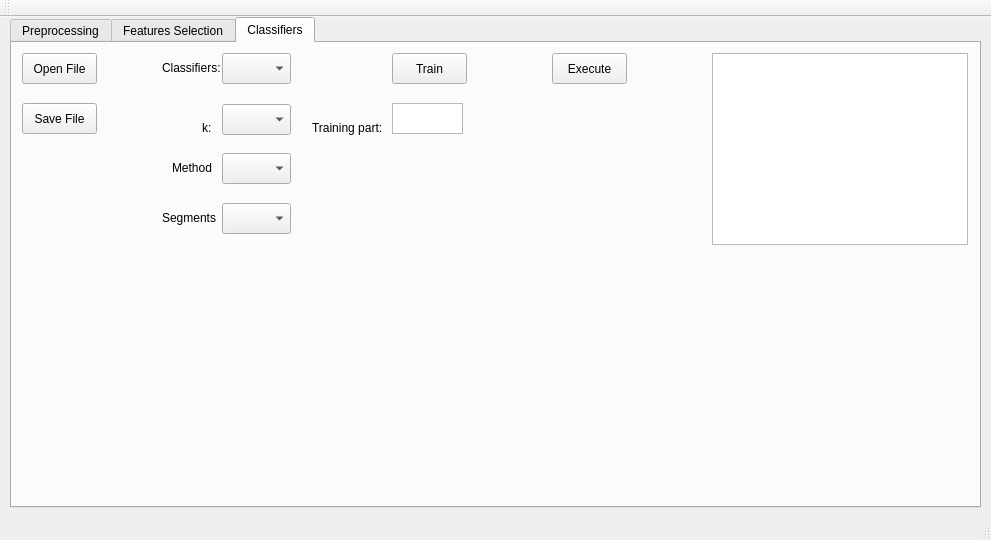
<?xml version="1.0" encoding="UTF-8"?>
<ui version="4.0">
 <class>MainWindow</class>
 <widget class="QMainWindow" name="MainWindow">
  <property name="geometry">
   <rect>
    <x>0</x>
    <y>0</y>
    <width>991</width>
    <height>540</height>
   </rect>
  </property>
  <property name="windowTitle">
   <string>MainWindow</string>
  </property>
  <widget class="QWidget" name="centralWidget">
   <widget class="QTabWidget" name="tabWidget">
    <property name="geometry">
     <rect>
      <x>10</x>
      <y>0</y>
      <width>971</width>
      <height>491</height>
     </rect>
    </property>
    <property name="currentIndex">
     <number>2</number>
    </property>
    <widget class="QWidget" name="tabP">
     <attribute name="title">
      <string>Preprocessing</string>
     </attribute>
     <widget class="QPushButton" name="PpushButtonSelectFolder">
      <property name="geometry">
       <rect>
        <x>10</x>
        <y>10</y>
        <width>75</width>
        <height>31</height>
       </rect>
      </property>
      <property name="text">
       <string>Select Folder</string>
      </property>
     </widget>
     <widget class="QGraphicsView" name="PgraphicsView">
      <property name="geometry">
       <rect>
        <x>680</x>
        <y>30</y>
        <width>256</width>
        <height>192</height>
       </rect>
      </property>
      <property name="interactive">
       <bool>true</bool>
      </property>
      <property name="viewportUpdateMode">
       <enum>QGraphicsView::MinimalViewportUpdate</enum>
      </property>
     </widget>
     <widget class="QGraphicsView" name="PgraphicsViewEdge">
      <property name="geometry">
       <rect>
        <x>680</x>
        <y>250</y>
        <width>256</width>
        <height>192</height>
       </rect>
      </property>
     </widget>
    </widget>
    <widget class="QWidget" name="tabFS">
     <attribute name="title">
      <string>Features Selection</string>
     </attribute>
     <widget class="QPushButton" name="FSpushButtonOpenFile">
      <property name="geometry">
       <rect>
        <x>10</x>
        <y>10</y>
        <width>75</width>
        <height>31</height>
       </rect>
      </property>
      <property name="text">
       <string>Open File</string>
      </property>
     </widget>
     <widget class="QPushButton" name="FSpushButtonSaveFile">
      <property name="geometry">
       <rect>
        <x>10</x>
        <y>60</y>
        <width>75</width>
        <height>31</height>
       </rect>
      </property>
      <property name="text">
       <string>Save File</string>
      </property>
     </widget>
     <widget class="QComboBox" name="FScomboBox">
      <property name="geometry">
       <rect>
        <x>250</x>
        <y>10</y>
        <width>69</width>
        <height>31</height>
       </rect>
      </property>
     </widget>
     <widget class="QLabel" name="label">
      <property name="geometry">
       <rect>
        <x>150</x>
        <y>10</y>
        <width>101</width>
        <height>31</height>
       </rect>
      </property>
      <property name="text">
       <string>&lt;html&gt;&lt;head/&gt;&lt;body&gt;&lt;p&gt;&lt;span style=&quot; font-size:9pt;&quot;&gt;Feature number:&lt;/span&gt;&lt;/p&gt;&lt;/body&gt;&lt;/html&gt;</string>
      </property>
     </widget>
     <widget class="QRadioButton" name="FSradioButtonFisher">
      <property name="geometry">
       <rect>
        <x>251</x>
        <y>50</y>
        <width>71</width>
        <height>20</height>
       </rect>
      </property>
      <property name="text">
       <string>Fisher</string>
      </property>
      <property name="checked">
       <bool>true</bool>
      </property>
     </widget>
     <widget class="QRadioButton" name="FSradioButtonSFS">
      <property name="geometry">
       <rect>
        <x>250</x>
        <y>80</y>
        <width>82</width>
        <height>21</height>
       </rect>
      </property>
      <property name="text">
       <string>SFS</string>
      </property>
     </widget>
     <widget class="QPushButton" name="FSpushButtonCompute">
      <property name="geometry">
       <rect>
        <x>380</x>
        <y>10</y>
        <width>75</width>
        <height>31</height>
       </rect>
      </property>
      <property name="text">
       <string>Compute</string>
      </property>
     </widget>
     <widget class="QTextBrowser" name="FStextBrowserDatabaseInfo">
      <property name="geometry">
       <rect>
        <x>700</x>
        <y>10</y>
        <width>256</width>
        <height>192</height>
       </rect>
      </property>
     </widget>
    </widget>
    <widget class="QWidget" name="tabC">
     <attribute name="title">
      <string>Classifiers</string>
     </attribute>
     <widget class="QPushButton" name="CpushButtonOpenFile">
      <property name="geometry">
       <rect>
        <x>10</x>
        <y>10</y>
        <width>75</width>
        <height>31</height>
       </rect>
      </property>
      <property name="text">
       <string>Open File</string>
      </property>
     </widget>
     <widget class="QPushButton" name="CpushButtonSaveFile">
      <property name="geometry">
       <rect>
        <x>10</x>
        <y>60</y>
        <width>75</width>
        <height>31</height>
       </rect>
      </property>
      <property name="text">
       <string>Save File</string>
      </property>
     </widget>
     <widget class="QComboBox" name="CcomboBoxK">
      <property name="geometry">
       <rect>
        <x>210</x>
        <y>61</y>
        <width>69</width>
        <height>31</height>
       </rect>
      </property>
     </widget>
     <widget class="QLabel" name="ClabelK">
      <property name="geometry">
       <rect>
        <x>190</x>
        <y>70</y>
        <width>20</width>
        <height>31</height>
       </rect>
      </property>
      <property name="text">
       <string>&lt;html&gt;&lt;head/&gt;&lt;body&gt;&lt;p&gt;&lt;span style=&quot; font-size:9pt;&quot;&gt;k:&lt;/span&gt;&lt;/p&gt;&lt;/body&gt;&lt;/html&gt;</string>
      </property>
     </widget>
     <widget class="QPushButton" name="CpushButtonTrain">
      <property name="geometry">
       <rect>
        <x>380</x>
        <y>10</y>
        <width>75</width>
        <height>31</height>
       </rect>
      </property>
      <property name="text">
       <string>Train</string>
      </property>
     </widget>
     <widget class="QLabel" name="ClabelClassifiers">
      <property name="geometry">
       <rect>
        <x>150</x>
        <y>10</y>
        <width>71</width>
        <height>31</height>
       </rect>
      </property>
      <property name="text">
       <string>&lt;html&gt;&lt;head/&gt;&lt;body&gt;&lt;p&gt;&lt;span style=&quot; font-size:9pt;&quot;&gt;Classifiers:&lt;/span&gt;&lt;/p&gt;&lt;/body&gt;&lt;/html&gt;</string>
      </property>
     </widget>
     <widget class="QComboBox" name="CcomboBoxClassifiers">
      <property name="geometry">
       <rect>
        <x>210</x>
        <y>10</y>
        <width>69</width>
        <height>31</height>
       </rect>
      </property>
     </widget>
     <widget class="QPlainTextEdit" name="CplainTextEditTrainingPart">
      <property name="geometry">
       <rect>
        <x>380</x>
        <y>60</y>
        <width>71</width>
        <height>31</height>
       </rect>
      </property>
     </widget>
     <widget class="QPushButton" name="CpushButtonExecute">
      <property name="geometry">
       <rect>
        <x>540</x>
        <y>10</y>
        <width>75</width>
        <height>31</height>
       </rect>
      </property>
      <property name="text">
       <string>Execute</string>
      </property>
     </widget>
     <widget class="QLabel" name="ClabelTraningPart">
      <property name="geometry">
       <rect>
        <x>300</x>
        <y>70</y>
        <width>81</width>
        <height>31</height>
       </rect>
      </property>
      <property name="text">
       <string>&lt;html&gt;&lt;head/&gt;&lt;body&gt;&lt;p&gt;&lt;span style=&quot; font-size:9pt;&quot;&gt;Training part:&lt;/span&gt;&lt;/p&gt;&lt;/body&gt;&lt;/html&gt;</string>
      </property>
     </widget>
     <widget class="QTextBrowser" name="CtextBrowser">
      <property name="geometry">
       <rect>
        <x>700</x>
        <y>10</y>
        <width>256</width>
        <height>192</height>
       </rect>
      </property>
     </widget>
     <widget class="QComboBox" name="CcomboBoxMethods">
      <property name="geometry">
       <rect>
        <x>210</x>
        <y>110</y>
        <width>69</width>
        <height>31</height>
       </rect>
      </property>
     </widget>
     <widget class="QLabel" name="ClabelK_2">
      <property name="geometry">
       <rect>
        <x>160</x>
        <y>110</y>
        <width>51</width>
        <height>31</height>
       </rect>
      </property>
      <property name="text">
       <string>&lt;html&gt;&lt;head/&gt;&lt;body&gt;&lt;p&gt;&lt;span style=&quot; font-size:9pt;&quot;&gt;Method&lt;/span&gt;&lt;/p&gt;&lt;/body&gt;&lt;/html&gt;</string>
      </property>
     </widget>
     <widget class="QComboBox" name="CcomboBoxSegs">
      <property name="geometry">
       <rect>
        <x>210</x>
        <y>160</y>
        <width>69</width>
        <height>31</height>
       </rect>
      </property>
     </widget>
     <widget class="QLabel" name="ClabelK_3">
      <property name="geometry">
       <rect>
        <x>150</x>
        <y>160</y>
        <width>61</width>
        <height>31</height>
       </rect>
      </property>
      <property name="text">
       <string>&lt;html&gt;&lt;head/&gt;&lt;body&gt;&lt;p&gt;&lt;span style=&quot; font-size:9pt;&quot;&gt;Segments&lt;/span&gt;&lt;/p&gt;&lt;/body&gt;&lt;/html&gt;</string>
      </property>
     </widget>
    </widget>
   </widget>
  </widget>
  <widget class="QMenuBar" name="menuBar">
   <property name="geometry">
    <rect>
     <x>0</x>
     <y>0</y>
     <width>991</width>
     <height>20</height>
    </rect>
   </property>
  </widget>
  <widget class="QToolBar" name="mainToolBar">
   <attribute name="toolBarArea">
    <enum>TopToolBarArea</enum>
   </attribute>
   <attribute name="toolBarBreak">
    <bool>false</bool>
   </attribute>
  </widget>
  <widget class="QStatusBar" name="statusBar"/>
 </widget>
 <layoutdefault spacing="6" margin="11"/>
 <resources/>
 <connections/>
</ui>
